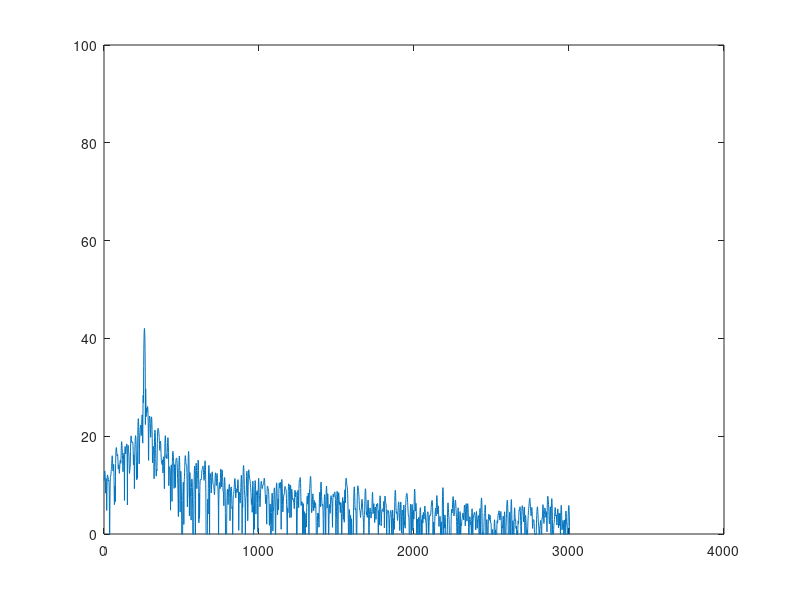

Here is the MATLAB script that generated this plot: (Note: this script raises an error after producing the figure.)
clear;clc;
Fs = 65536;                    %# sampling frequency in Hz
T = 1;                         %# length of one interval signal in sec
t = 0:1/Fs:T-1/Fs;             %# time vector
nfft = 2^nextpow2(Fs);         %# n-point DFT
numUniq = ceil((nfft+1)/2);    %# half point
f = (0:numUniq-1)'*Fs/nfft;    %'# frequency vector (one sided)
dense = 1;
%%
sigwhole = [];
fftMagwhole = [];
pitchseq = [261,293,329,349,392,440];
num = 6;
for n = 1:num
    pitch = pitchseq(n);
    dur = 0.3;
    N = round(dur * Fs) * dense;
    time = (0:N-1) / Fs;
    maxe = 100;
    volumn = 100;
    a = 100;
    b = 100;
    range = 3000;
    sampnum = 1000;
    exponential = 1;
    sig = zeros(1,N);
    pitch_ = pitch;
    
    for i = 1 : sampnum
        sig = sig + (maxe * cos(2*pi*pitch_*time) / ( ( ( abs ( pitch_ - pitch ) ^ exponential ) * a + b )));
        pitch_ = rand * range;
    end 
    sig = sig / norm(sig, 2) * volumn;   
    % sig = sig';
    % adding harmonic 
    harmonicnum = 5;
    harmonicexponential = 2;
    factor_second = 1;
    factor_third = 1;
    factor_fourth = 1;
    for i = 1 : harmonicnum
       pitch_ = pitch * i
       % sig = sig + (maxe * cos(2*pi*pitch_*time) / ( ( ( abs ( pitch_ - pitch ) ^ harmonicexponential ) * a + b )));
      sig = sig + (0.5 * cos(2 * pi * pitch * time)); 
    end
    sig = sig';
    sig = sig .* hanning(length(sig));

   
    fftMag = 10*log10( abs(fft(sig,nfft)));
    [maxmag,fundfreq] = max(fftMag);
    
    
    
    sigwhole(:,n) = sig;
    fftMagwhole(:,n) = fftMag(1:numUniq);
end
sigcon = [];
for n = 1:num
    sig = sigwhole(:,n);
    sigcon = [sigcon;sig];
    fftMag = fftMagwhole(:,n);
    figure(2);
    plot(f, fftMag(1:numUniq));
    axis([0,4000,0,100]);
    drawnow;
    p=audioplayer(sig .* hanning(length(sig)), Fs); playblocking(p);
end
% p=audioplayer(sigcon, Fs); playblocking(p);